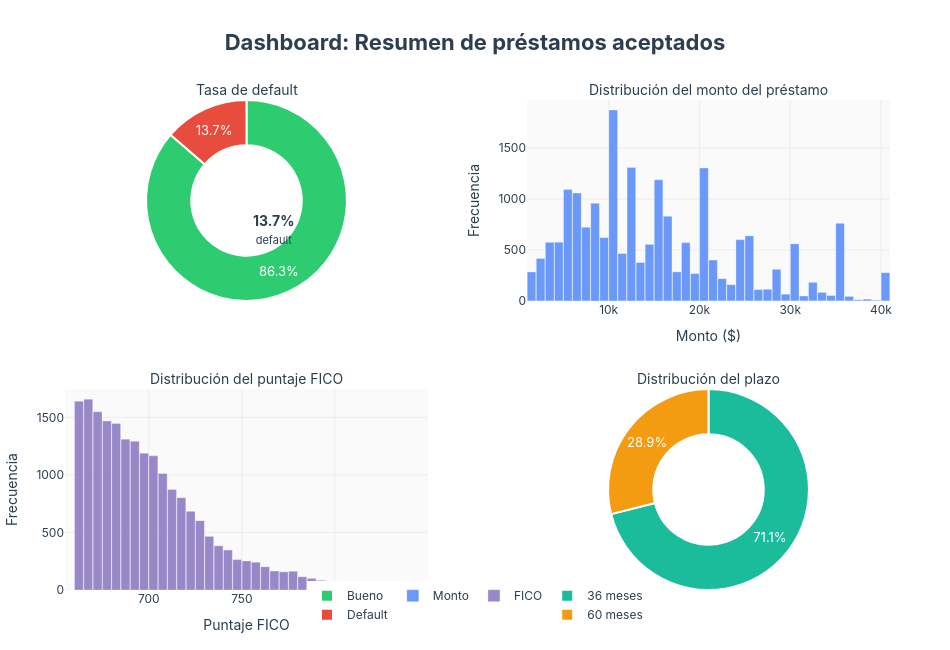

Notebook cell for this chart:
### Code cell
# --- Dashboard final: métricas clave (versión mejorada) ---

# Paleta coherente y con buen contraste
COLOR_GOOD    = "#2ecc71"
COLOR_BAD     = "#e74c3c"
COLOR_LOAN    = "#5B8FF9"
COLOR_FICO    = "#8E7CC3"
COLOR_TERM    = ["#1abc9c", "#f39c12"]
BG_COLOR      = "#FAFAFA"
FONT_COLOR    = "#2c3e50"
FONT_FAMILY   = "Inter, Helvetica, Arial, sans-serif"

fig = make_subplots(
    rows=2, cols=2,
    subplot_titles=("Tasa de default", "Distribución del monto del préstamo",
                     "Distribución del puntaje FICO", "Distribución del plazo"),
    specs=[[{"type": "pie"}, {"type": "histogram"}],
           [{"type": "histogram"}, {"type": "pie"}]],
    horizontal_spacing=0.12,
    vertical_spacing=0.18,
)

# 1. Default rate
default_counts = df_acc["bad_loan"].value_counts()
default_rate = default_counts.get(1, 0) / default_counts.sum() * 100

fig.add_trace(go.Pie(
    labels=["Bueno", "Default"],
    values=default_counts.values,
    marker=dict(colors=[COLOR_GOOD, COLOR_BAD], line=dict(color="white", width=2)),
    textinfo="percent",
    textfont=dict(size=13, color="white"),
    hole=0.55,
    showlegend=True,
    legendgroup="default",
    domain={"x": [0.0, 0.45], "y": [0.55, 1.0]},
), row=1, col=1)

# Anotación central con la tasa de default
fig.add_annotation(
    text=f"<b>{default_rate:.1f}%</b><br><span style='font-size:11px'>default</span>",
    x=0.225, y=0.775, xref="paper", yref="paper",
    showarrow=False, font=dict(size=18, color=FONT_COLOR, family=FONT_FAMILY),
)

# 2. Loan amount
fig.add_trace(go.Histogram(
    x=df_acc["loan_amnt"],
    marker=dict(color=COLOR_LOAN, line=dict(color="white", width=0.3)),
    nbinsx=50, name="Monto", opacity=0.9,
), row=1, col=2)

# 3. FICO score
fig.add_trace(go.Histogram(
    x=df_acc["fico_score"],
    marker=dict(color=COLOR_FICO, line=dict(color="white", width=0.3)),
    nbinsx=50, name="FICO", opacity=0.9,
), row=2, col=1)

# 4. Term
term_counts = df_acc["term"].value_counts().sort_index()
fig.add_trace(go.Pie(
    labels=[f"{int(t)} meses" for t in term_counts.index],
    values=term_counts.values,
    marker=dict(colors=COLOR_TERM, line=dict(color="white", width=2)),
    textinfo="percent",
    textfont=dict(size=13, color="white"),
    hole=0.55,
    showlegend=True,
    legendgroup="term",
    domain={"x": [0.55, 1.0], "y": [0.0, 0.45]},
), row=2, col=2)

# Layout general
fig.update_layout(
    template="plotly_white",
    width=950, height=650,
    title=dict(
        text="<b>Dashboard: Resumen de préstamos aceptados</b>",
        x=0.5, xanchor="center",
        font=dict(size=22, color=FONT_COLOR, family=FONT_FAMILY),
    ),
    font=dict(family=FONT_FAMILY, color=FONT_COLOR, size=12),
    plot_bgcolor=BG_COLOR,
    paper_bgcolor="white",
    bargap=0.05,
    legend=dict(orientation="h", yanchor="bottom", y=-0.08, x=0.5, xanchor="center"),
    margin=dict(t=100, l=60, r=60, b=60),
)

# Ejes con estilo consistente
fig.update_xaxes(showgrid=True, gridcolor="#EDEDED", zeroline=False)
fig.update_yaxes(showgrid=True, gridcolor="#EDEDED", zeroline=False)
fig.update_xaxes(title_text="Monto ($)", row=1, col=2)
fig.update_xaxes(title_text="Puntaje FICO", row=2, col=1)
fig.update_yaxes(title_text="Frecuencia", row=1, col=2)
fig.update_yaxes(title_text="Frecuencia", row=2, col=1)

# Estilo de los títulos de cada subplot
fig.update_annotations(font=dict(size=14, color=FONT_COLOR, family=FONT_FAMILY))

fig.show()

### Figure 1 — Plotly figure (JSON) as saved in the notebook; plotly's stock layout.template omitted (floating-point values rounded to 4 significant figures; data arrays with more than 128 entries replaced by an {"elided": "..."} marker saying what was removed)
{"data": [{"domain": {"x": [0, 0.44], "y": [0.59, 1]}, "hole": 0.55, "labels": ["Bueno", "Default"], "legendgroup": "default", "marker": {"colors": ["#2ecc71", "#e74c3c"], "line": {"color": "white", "width": 2}}, "showlegend": true, "textfont": {"color": "white", "size": 13}, "textinfo": "percent", "type": "pie", "values": [17266, 2734]}, {"marker": {"color": "#5B8FF9", "line": {"color": "white", "width": 0.3}}, "name": "Monto", "nbinsx": 50, "opacity": 0.9, "type": "histogram", "x": {"elided": "20000 float values"}, "xaxis": "x", "yaxis": "y"}, {"marker": {"color": "#8E7CC3", "line": {"color": "white", "width": 0.3}}, "name": "FICO", "nbinsx": 50, "opacity": 0.9, "type": "histogram", "x": {"elided": "20000 float values"}, "xaxis": "x2", "yaxis": "y2"}, {"domain": {"x": [0.56, 1], "y": [0, 0.41]}, "hole": 0.55, "labels": ["36 meses", "60 meses"], "legendgroup": "term", "marker": {"colors": ["#1abc9c", "#f39c12"], "line": {"color": "white", "width": 2}}, "showlegend": true, "textfont": {"color": "white", "size": 13}, "textinfo": "percent", "type": "pie", "values": [14214, 5786]}], "layout": {"annotations": [{"font": {"color": "#2c3e50", "family": "Inter, Helvetica, Arial, sans-serif", "size": 14}, "showarrow": false, "text": "Tasa de default", "x": 0.22, "xanchor": "center", "xref": "paper", "y": 1, "yanchor": "bottom", "yref": "paper"}, {"font": {"color": "#2c3e50", "family": "Inter, Helvetica, Arial, sans-serif", "size": 14}, "showarrow": false, "text": "Distribución del monto del préstamo", "x": 0.78, "xanchor": "center", "xref": "paper", "y": 1, "yanchor": "bottom", "yref": "paper"}, {"font": {"color": "#2c3e50", "family": "Inter, Helvetica, Arial, sans-serif", "size": 14}, "showarrow": false, "text": "Distribución del puntaje FICO", "x": 0.22, "xanchor": "center", "xref": "paper", "y": 0.41, "yanchor": "bottom", "yref": "paper"}, {"font": {"color": "#2c3e50", "family": "Inter, Helvetica, Arial, sans-serif", "size": 14}, "showarrow": false, "text": "Distribución del plazo", "x": 0.78, "xanchor": "center", "xref": "paper", "y": 0.41, "yanchor": "bottom", "yref": "paper"}, {"font": {"color": "#2c3e50", "family": "Inter, Helvetica, Arial, sans-serif", "size": 14}, "showarrow": false, "text": "<b>13.7%</b><br><span style='font-size:11px'>default</span>", "x": 0.225, "xref": "paper", "y": 0.775, "yref": "paper"}], "bargap": 0.05, "font": {"color": "#2c3e50", "family": "Inter, Helvetica, Arial, sans-serif", "size": 12}, "height": 650, "legend": {"orientation": "h", "x": 0.5, "xanchor": "center", "y": -0.08, "yanchor": "bottom"}, "margin": {"b": 60, "l": 60, "r": 60, "t": 100}, "paper_bgcolor": "white", "plot_bgcolor": "#FAFAFA", "title": {"font": {"color": "#2c3e50", "family": "Inter, Helvetica, Arial, sans-serif", "size": 22}, "text": "<b>Dashboard: Resumen de préstamos aceptados</b>", "x": 0.5, "xanchor": "center"}, "width": 950, "xaxis": {"anchor": "y", "domain": [0.56, 1], "gridcolor": "#EDEDED", "showgrid": true, "title": {"text": "Monto ($)"}, "zeroline": false}, "xaxis2": {"anchor": "y2", "domain": [0, 0.44], "gridcolor": "#EDEDED", "showgrid": true, "title": {"text": "Puntaje FICO"}, "zeroline": false}, "yaxis": {"anchor": "x", "domain": [0.59, 1], "gridcolor": "#EDEDED", "showgrid": true, "title": {"text": "Frecuencia"}, "zeroline": false}, "yaxis2": {"anchor": "x2", "domain": [0, 0.41], "gridcolor": "#EDEDED", "showgrid": true, "title": {"text": "Frecuencia"}, "zeroline": false}}}
